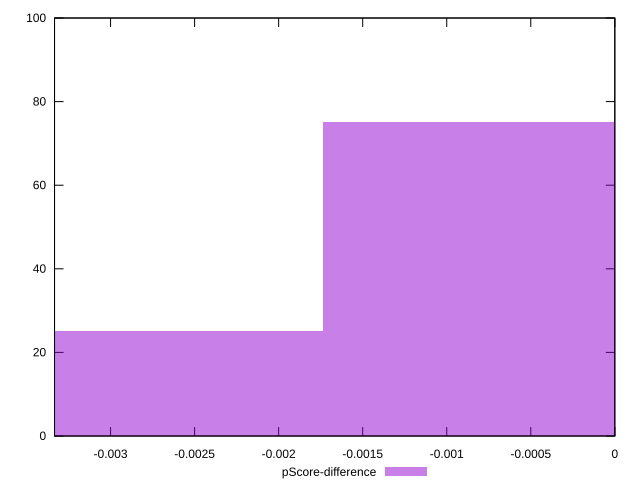

Source code (gnuplot):
reset

$pScoreDifference <<EOF
0 75
-0.0034727605680851888 25
EOF

set key outside below
set boxwidth 0.0034727605680851888
set xrange [-0.0033333333333334103:0]
set yrange [0:100]
set trange [0:100]
set style fill transparent solid 0.5 noborder
set terminal svg size 640, 490 enhanced background rgb 'white'
set output "report_00020_2021-02-19T21:17:38.612Z2/uses-text-compression/samples/pages+cached+noadtech+nomedia+nocss/pScore-difference/histogram.svg"

plot $pScoreDifference title "pScore-difference" with boxes

reset
